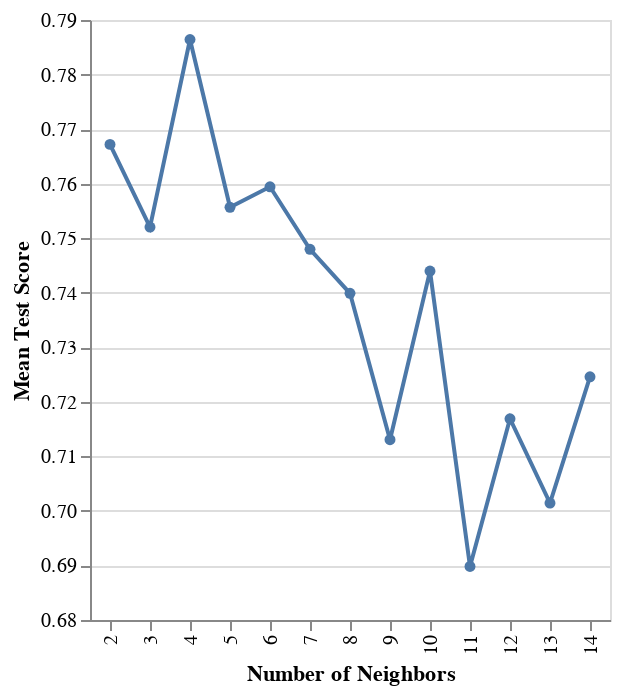

Notebook code for this chart:
### Code cell
# Assuming 'accuracies_grid' contains the grid search cross-validation results
# Create a chart that plots the mean test score for each value of n_neighbors
accuracy_versus_k_grid = alt.Chart(accuracies_grid).mark_line(point=True).encode(
    x=alt.X("param_kneighborsclassifier__n_neighbors:N", title="Number of Neighbors", scale=alt.Scale(zero=False)),
    y=alt.Y("mean_test_score:Q", title="Mean Test Score", scale=alt.Scale(zero=False))
)

# Display the chart
accuracy_versus_k_grid

### Figure 1 — Vega-Lite specification as saved in the notebook (floating-point values rounded to 4 significant figures)
{"config": {"view": {"continuousWidth": 300, "continuousHeight": 300}}, "data": {"name": "data-c4f4a445ed50ff2d6d67805ea576ac8a"}, "mark": {"type": "line", "point": true}, "encoding": {"x": {"field": "param_kneighborsclassifier__n_neighbors", "scale": {"zero": false}, "title": "Number of Neighbors", "type": "nominal"}, "y": {"field": "mean_test_score", "scale": {"zero": false}, "title": "Mean Test Score", "type": "quantitative"}}, "$schema": "https://vega.github.io/schema/vega-lite/v5.8.0.json", "datasets": {"data-c4f4a445ed50ff2d6d67805ea576ac8a": [{"mean_fit_time": 0.00789, "std_fit_time": 0.008245, "mean_score_time": 0.004825, "std_score_time": 0.0002091, "param_kneighborsclassifier__n_neighbors": 2, "params": {"kneighborsclassifier__n_neighbors": 2}, "split0_test_score": 0.7692, "split1_test_score": 0.8269, "split2_test_score": 0.7692, "split3_test_score": 0.7843, "split4_test_score": 0.6863, "mean_test_score": 0.7672, "std_test_score": 0.04564, "rank_test_score": 2}, {"mean_fit_time": 0.003397, "std_fit_time": 1.048e-05, "mean_score_time": 0.004675, "std_score_time": 6.143e-05, "param_kneighborsclassifier__n_neighbors": 3, "params": {"kneighborsclassifier__n_neighbors": 3}, "split0_test_score": 0.8077, "split1_test_score": 0.7115, "split2_test_score": 0.7115, "split3_test_score": 0.8235, "split4_test_score": 0.7059, "mean_test_score": 0.752, "std_test_score": 0.05219, "rank_test_score": 5}, {"mean_fit_time": 0.003371, "std_fit_time": 1.712e-05, "mean_score_time": 0.004668, "std_score_time": 7.359e-05, "param_kneighborsclassifier__n_neighbors": 4, "params": {"kneighborsclassifier__n_neighbors": 4}, "split0_test_score": 0.8077, "split1_test_score": 0.8846, "split2_test_score": 0.7692, "split3_test_score": 0.7451, "split4_test_score": 0.7255, "mean_test_score": 0.7864, "std_test_score": 0.05623, "rank_test_score": 1}, {"mean_fit_time": 0.003374, "std_fit_time": 1.556e-05, "mean_score_time": 0.004693, "std_score_time": 6.448e-05, "param_kneighborsclassifier__n_neighbors": 5, "params": {"kneighborsclassifier__n_neighbors": 5}, "split0_test_score": 0.7692, "split1_test_score": 0.8462, "split2_test_score": 0.6923, "split3_test_score": 0.8039, "split4_test_score": 0.6667, "mean_test_score": 0.7557, "std_test_score": 0.06728, "rank_test_score": 4}, {"mean_fit_time": 0.003371, "std_fit_time": 4.717e-05, "mean_score_time": 0.004692, "std_score_time": 6.583e-05, "param_kneighborsclassifier__n_neighbors": 6, "params": {"kneighborsclassifier__n_neighbors": 6}, "split0_test_score": 0.7692, "split1_test_score": 0.8269, "split2_test_score": 0.75, "split3_test_score": 0.7843, "split4_test_score": 0.6667, "mean_test_score": 0.7594, "std_test_score": 0.05285, "rank_test_score": 3}, {"mean_fit_time": 0.003647, "std_fit_time": 0.0003643, "mean_score_time": 0.00472, "std_score_time": 5.586e-05, "param_kneighborsclassifier__n_neighbors": 7, "params": {"kneighborsclassifier__n_neighbors": 7}, "split0_test_score": 0.7115, "split1_test_score": 0.8269, "split2_test_score": 0.7308, "split3_test_score": 0.8235, "split4_test_score": 0.6471, "mean_test_score": 0.748, "std_test_score": 0.06892, "rank_test_score": 6}, {"mean_fit_time": 0.003456, "std_fit_time": 0.0001134, "mean_score_time": 0.005152, "std_score_time": 0.0008398, "param_kneighborsclassifier__n_neighbors": 8, "params": {"kneighborsclassifier__n_neighbors": 8}, "split0_test_score": 0.7692, "split1_test_score": 0.8077, "split2_test_score": 0.75, "split3_test_score": 0.7843, "split4_test_score": 0.5882, "mean_test_score": 0.7399, "std_test_score": 0.07814, "rank_test_score": 8}, {"mean_fit_time": 0.003471, "std_fit_time": 4.689e-05, "mean_score_time": 0.004736, "std_score_time": 9.803e-05, "param_kneighborsclassifier__n_neighbors": 9, "params": {"kneighborsclassifier__n_neighbors": 9}, "split0_test_score": 0.6154, "split1_test_score": 0.8269, "split2_test_score": 0.7308, "split3_test_score": 0.7843, "split4_test_score": 0.6078, "mean_test_score": 0.713, "std_test_score": 0.08828, "rank_test_score": 11}, {"mean_fit_time": 0.003367, "std_fit_time": 1.39e-05, "mean_score_time": 0.004772, "std_score_time": 0.0001903, "param_kneighborsclassifier__n_neighbors": 10, "params": {"kneighborsclassifier__n_neighbors": 10}, "split0_test_score": 0.6923, "split1_test_score": 0.8654, "split2_test_score": 0.7308, "split3_test_score": 0.8039, "split4_test_score": 0.6275, "mean_test_score": 0.744, "std_test_score": 0.08337, "rank_test_score": 7}, {"mean_fit_time": 0.00338, "std_fit_time": 4.43e-05, "mean_score_time": 0.004682, "std_score_time": 3.076e-05, "param_kneighborsclassifier__n_neighbors": 11, "params": {"kneighborsclassifier__n_neighbors": 11}, "split0_test_score": 0.5577, "split1_test_score": 0.8269, "split2_test_score": 0.7115, "split3_test_score": 0.8039, "split4_test_score": 0.549, "mean_test_score": 0.6898, "std_test_score": 0.118, "rank_test_score": 13}, {"mean_fit_time": 0.003578, "std_fit_time": 0.0002666, "mean_score_time": 0.005128, "std_score_time": 0.0004836, "param_kneighborsclassifier__n_neighbors": 12, "params": {"kneighborsclassifier__n_neighbors": 12}, "split0_test_score": 0.6346, "split1_test_score": 0.8462, "split2_test_score": 0.7115, "split3_test_score": 0.8039, "split4_test_score": 0.5882, "mean_test_score": 0.7169, "std_test_score": 0.0976, "rank_test_score": 10}, {"mean_fit_time": 0.003391, "std_fit_time": 1.229e-05, "mean_score_time": 0.004774, "std_score_time": 7.077e-05, "param_kneighborsclassifier__n_neighbors": 13, "params": {"kneighborsclassifier__n_neighbors": 13}, "split0_test_score": 0.5962, "split1_test_score": 0.8077, "split2_test_score": 0.7308, "split3_test_score": 0.7843, "split4_test_score": 0.5882, "mean_test_score": 0.7014, "std_test_score": 0.09265, "rank_test_score": 12}, {"mean_fit_time": 0.00336, "std_fit_time": 1.38e-05, "mean_score_time": 0.004803, "std_score_time": 0.000187, "param_kneighborsclassifier__n_neighbors": 14, "params": {"kneighborsclassifier__n_neighbors": 14}, "split0_test_score": 0.6538, "split1_test_score": 0.8077, "split2_test_score": 0.7692, "split3_test_score": 0.7451, "split4_test_score": 0.6471, "mean_test_score": 0.7246, "std_test_score": 0.06377, "rank_test_score": 9}]}}
